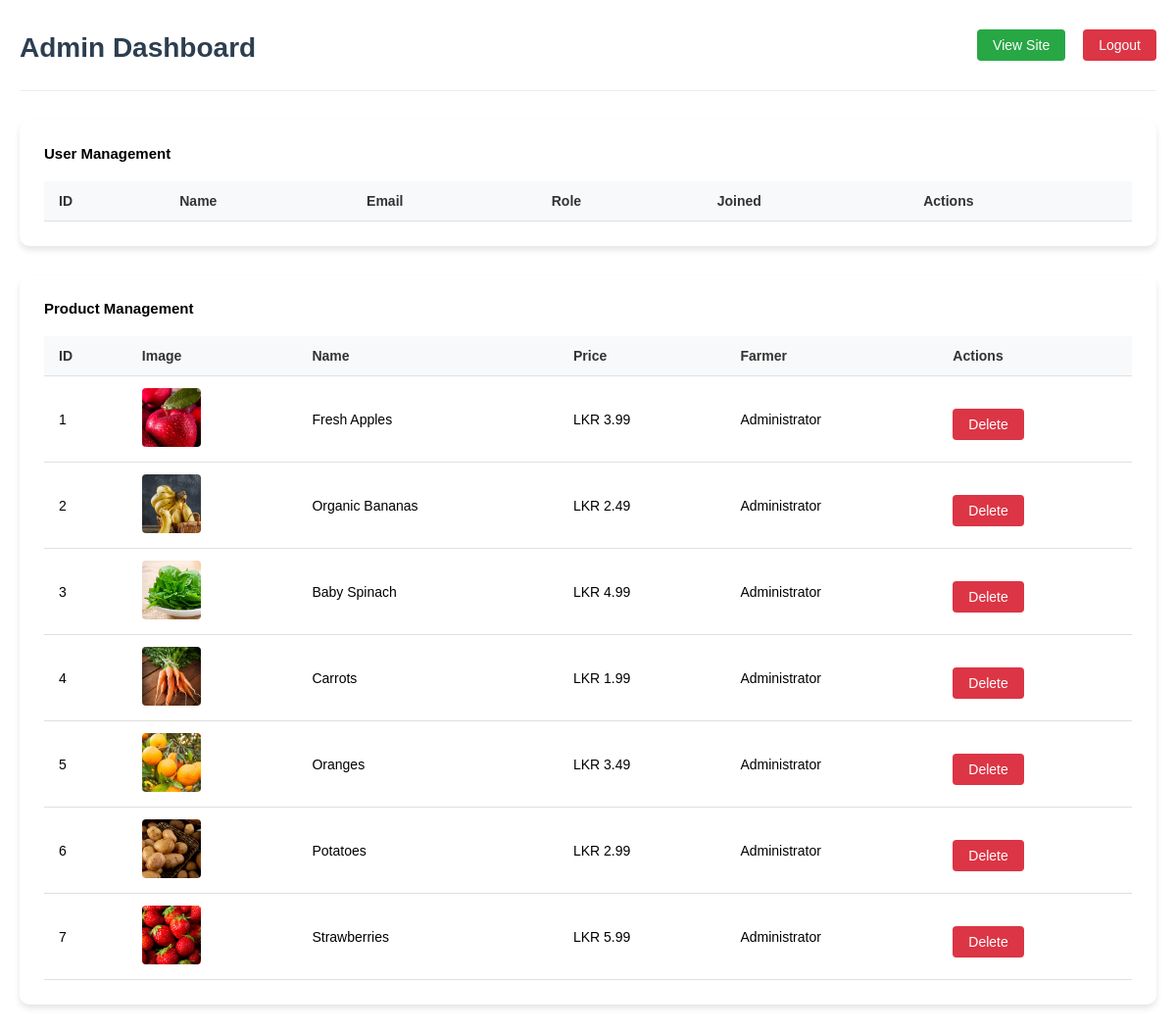
Page /admin_dashboard.php (signed in) on the committed database.
### tables this page shows
CREATE TABLE IF NOT EXISTS products (
    id INT AUTO_INCREMENT PRIMARY KEY,
    name VARCHAR(255) NOT NULL,
    description TEXT,
    price DECIMAL(10,2) NOT NULL,
    image VARCHAR(255),
    category VARCHAR(100),
    is_organic TINYINT(1) DEFAULT 0,
    unit VARCHAR(50) DEFAULT 'kg',
    farmer_id INT NOT NULL,
    created_at TIMESTAMP DEFAULT CURRENT_TIMESTAMP,
    FOREIGN KEY (farmer_id) REFERENCES users(id) ON DELETE CASCADE
);

CREATE TABLE IF NOT EXISTS users (
    id INT AUTO_INCREMENT PRIMARY KEY,
    full_name VARCHAR(255) NOT NULL,
    email VARCHAR(255) UNIQUE NOT NULL,
    password VARCHAR(255) NOT NULL,
    address TEXT,
    is_admin TINYINT(1) DEFAULT 0,
    created_at TIMESTAMP DEFAULT CURRENT_TIMESTAMP
);

### admin_dashboard.php (the view, shortened to what this page needs)
<?php
require_once 'db.php';
$products = [];
try {
    $stmt = $pdo->prepare("SELECT p.*, u.full_name as farmer_name
                          FROM products p
                          JOIN users u ON p.farmer_id = u.id
                          ORDER BY p.created_at DESC");
    $stmt->execute();
    $products = $stmt->fetchAll();
} catch (PDOException $e) {
    error_log("Admin Dashboard Error: " . $e->getMessage());
    $error_message = "A database error occurred. Please try again later.";
}
?>
<!DOCTYPE html>
<html lang="en">
<head>
    <link rel="stylesheet" href="css/style1.css">
</head>
<body>
    <div class="dashboard-container">
        <div class="admin-header">
            <h1 class="admin-title">Admin Dashboard</h1>
            <div class="action-buttons">
                <a href="index.php" class="btn btn-primary">View Site</a>
                <a href="logout.php" class="btn btn-danger">Logout</a>
            </div>
        </div>
        <div class="section">
            <h2>User Management</h2>
            <table>
                <thead>
                    <tr>
                        <th>ID</th>
                        <th>Name</th>
                        <th>Email</th>
                        <th>Role</th>
                        <th>Joined</th>
                        <th>Actions</th>
                    </tr>
                </thead>
            </table>
        </div>
        <div class="section">
            <h2>Product Management</h2>
            <table>
                <thead>
                    <tr>
                        <th>ID</th>
                        <th>Image</th>
                        <th>Name</th>
                        <th>Price</th>
                        <th>Farmer</th>
                        <th>Actions</th>
                    </tr>
                </thead>
                <tbody>
                    <?php foreach($products as $product): ?>
                    <tr>
                        <td><?php echo htmlspecialchars($product['id']); ?></td>
                        <td>
                            <img src="images/<?php echo htmlspecialchars($product['image'] ?? 'default-product.jpg'); ?>"
                                 class="product-image"
                                 alt="<?php echo htmlspecialchars($product['name']); ?>">
                        </td>
                        <td><?php echo htmlspecialchars($product['name']); ?></td>
                        <td>LKR <?php echo number_format($product['price'], 2); ?></td>
                        <td><?php echo htmlspecialchars($product['farmer_name']); ?></td>
                        <td>
                            <form method="POST" style="display: inline;">
                                <button type="submit" name="delete_product" class="btn btn-danger"
                                    onclick="return confirm('Are you sure you want to delete this product?');">
                                    Delete
                                </button>
                            </form>
                        </td>
                    </tr>
                    <?php endforeach; ?>
                </tbody>
            </table>
        </div>
    </div>
</body>
</html>

### css/style1.css (style rules this page uses)
* { margin: 0; padding: 0; box-sizing: border-box; font-family: Verdana, Geneva, Tahoma, sans-serif; outline: none; border: none; text-decoration: none; text-transform: capitalize; transition: 0.2s linear; }
html { font-size: 62.5%; scroll-behavior: smooth; scroll-padding-top: 6rem; overflow-x: hidden; }
body { font-family: Arial, sans-serif; margin: 0; padding: 0; }
.btn { display: inline-block; margin-top: 1rem; border-radius: 5rem; background: #333; color: #fff; padding: 0.9rem 3.5rem; cursor: pointer; font-size: 1.7rem; }
a { color: #333; font-size: 14px; text-decoration: none; margin: 15px 0; }

### admin_dashboard.php (style rules this page uses)
.dashboard-container { padding: 20px; max-width: 1400px; margin: 0 auto; }
.section { background: white; border-radius: 10px; padding: 25px; margin-bottom: 30px; box-shadow: 0 4px 6px rgba(0,0,0,0.1); }
table { width: 100%; border-collapse: collapse; margin-top: 20px; font-size: 14px; }
th, td { padding: 12px 15px; text-align: left; border-bottom: 1px solid #e0e0e0; }
th { background-color: #f8f9fa; font-weight: 600; color: #333; }
.btn { padding: 8px 16px; border-radius: 4px; text-decoration: none; border: none; cursor: pointer; font-size: 14px; font-weight: 500; transition: all 0.3s ease; }
.btn-danger { background-color: #dc3545; color: white; }
.btn-primary { background-color: #28a745; color: white; margin-right: 8px; }
.admin-header { display: flex; justify-content: space-between; align-items: center; margin-bottom: 30px; padding-bottom: 15px; border-bottom: 1px solid #eee; }
.admin-title { color: #2c3e50; font-size: 28px; }
.action-buttons { display: flex; gap: 10px; }
.product-image { width: 60px; height: 60px; object-fit: cover; border-radius: 4px; }

### rows in the picture
products: id "1", image (picture), name "Fresh Apples", price "3.99", farmer.full_name "Administrator"
products: id "2", image (picture), name "Organic Bananas", price "2.49", farmer.full_name "Administrator"
products: id "3", image+name (picture), name "Baby Spinach", price "4.99", farmer.full_name "Administrator"
products: id "4", image (picture), name "Carrots", price "1.99", farmer.full_name "Administrator"
products: id "5", image+name (picture), name "Oranges", price "3.49", farmer.full_name "Administrator"
products: id "6", image+name (picture), name "Potatoes", price "2.99", farmer.full_name "Administrator"
products: id "7", image+name (picture), name "Strawberries", price "5.99", farmer.full_name "Administrator"
